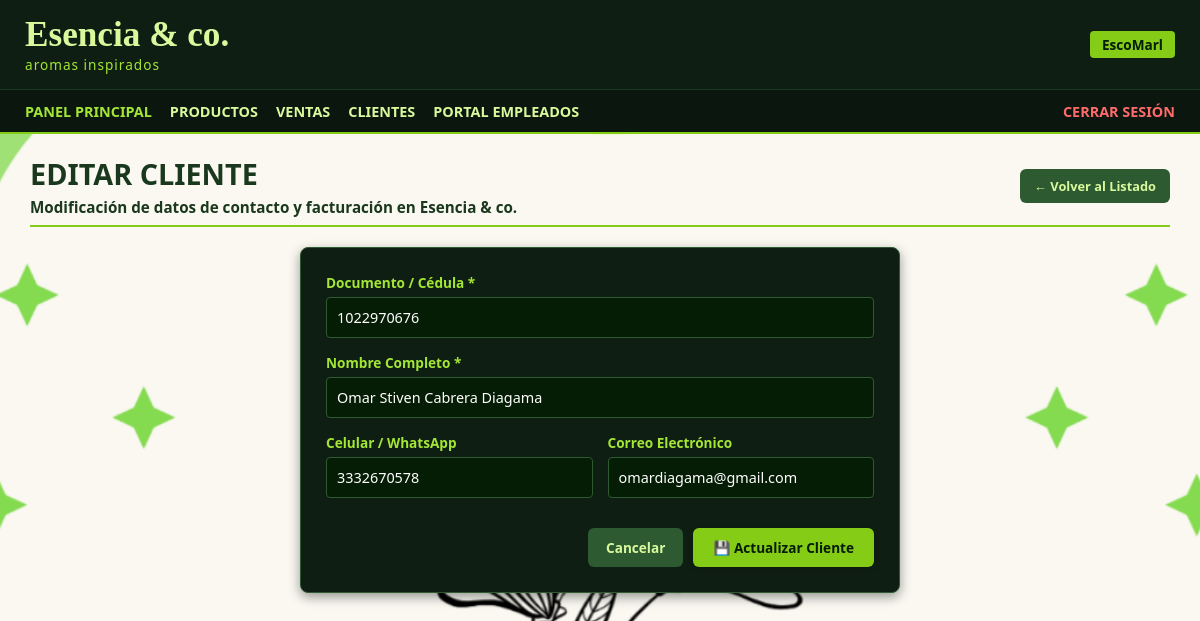
Page /escomarl/index.php?action=clientes_editar&id=2 (signed in) on the committed database.
### tables this page shows
CREATE TABLE `tblclientes` (
  `IdCliente` int(11) NOT NULL,
  `Documento` varchar(15) NOT NULL,
  `NombreCompleto` varchar(100) NOT NULL,
  `Celular` varchar(15) DEFAULT NULL,
  `Correo` varchar(100) DEFAULT NULL,
  `UltimaVisita` date DEFAULT NULL
);

### escomarl/controllers/ClienteController.php (called while the page is built, shortened)
<?php
require_once __DIR__ . '/../models/Cliente.php';
class ClienteController {
    private $clienteModel;
    public function __construct() {
        $this->clienteModel = new Cliente();
    }
    public function editar() {
        $id = (int)($_GET['id'] ?? 0);
        $cliente = $this->clienteModel->obtenerPorId($id);
        require_once __DIR__ . '/../views/clientes/editar.php';
    }
}

### escomarl/config/database.php (called while the page is built, shortened)
<?php
class Database {
    private static $host = 'localhost';
    private static $db_name = 'bdescomarl';
    private static $username = 'root';
    private static $password = '';
    private static $instance = null;
    public static function getInstance() {
        if (self::$instance === null) {
            try {
                $dsn = "mysql:host=" . self::$host . ";dbname=" . self::$db_name . ";charset=utf8mb4";
                $options = [
                    PDO::ATTR_ERRMODE => PDO::ERRMODE_EXCEPTION,
                    PDO::ATTR_DEFAULT_FETCH_MODE => PDO::FETCH_ASSOC,
                    PDO::ATTR_EMULATE_PREPARES => false,
                ];
                self::$instance = new PDO($dsn, self::$username, self::$password, $options);
            } catch (PDOException $e) {
                error_log("Connection Error: " . $e->getMessage());
                die("Error de conexión a la base de datos: " . $e->getMessage());
            }
        }
        return self::$instance;
    }
}

### escomarl/models/Cliente.php (called while the page is built, shortened)
<?php
require_once __DIR__ . '/../config/Database.php';
class Cliente {
    private $db;
    public function __construct() {
        $this->db = Database::getInstance();
    }
    public function obtenerPorId($id) {
        try {
            $stmt = $this->db->prepare("SELECT IdCliente AS id, IdCliente, Documento, NombreCompleto, Celular, Correo FROM tblclientes WHERE IdCliente = :id LIMIT 1");
            $stmt->execute([':id' => $id]);
            return $stmt->fetch(PDO::FETCH_ASSOC);
        } catch (Exception $e) {
            return false;
        }
    }
}

### escomarl/views/clientes/editar.php (the view, shortened to what this page needs)
<?php require_once __DIR__ . '/../layouts/header.php'; ?>
<div style="border-bottom: 2px solid #84cc16; padding-bottom: 8px; margin-bottom: 20px; display: flex; justify-content: space-between; align-items: center;">
    <div>
        <h2 style="color: #1a381d; font-size: 1.8rem; margin: 0; text-transform: uppercase; font-weight: 800;">EDITAR CLIENTE</h2>
        <p style="color: #1a381d; font-size: 0.95rem; margin-top: 4px; font-weight: 600;">Modificación de datos de contacto y facturación en <strong>Esencia & co.</strong></p>
    </div>
    <a href="index.php?action=clientes" style="padding: 8px 14px; background-color: #2d5a31; color: #d9f99d; text-decoration: none; border-radius: 6px; font-weight: bold; font-size: 0.8rem;">
        ← Volver al Listado
    </a>
</div>
<div style="background-color: #0f1e12; border: 1px solid #2d5a31; border-radius: 8px; padding: 25px; color: #ffffff; max-width: 600px; margin: 0 auto; box-shadow: 0 4px 12px rgba(0,0,0,0.4);">
    <form action="index.php?action=clientes_editar&id=<?= $cliente['IdCliente'] ?? $cliente['id'] ?>" method="POST" style="display: flex; flex-direction: column; gap: 15px;">
        <div>
            <label style="display: block; color: #a3e635; font-size: 0.85rem; font-weight: bold; margin-bottom: 5px;">Documento / Cédula *</label>
            <input type="text" name="documento" value="<?= htmlspecialchars($cliente['Documento'] ?? $cliente['documento'] ?? '') ?>" required style="width: 100%; padding: 10px; border-radius: 4px; border: 1px solid #2d5a31; background-color: #051c05; color: #ffffff; font-size: 0.9rem; box-sizing: border-box;">
        </div>
        <div>
            <label style="display: block; color: #a3e635; font-size: 0.85rem; font-weight: bold; margin-bottom: 5px;">Nombre Completo *</label>
            <input type="text" name="nombreCompleto" value="<?= htmlspecialchars($cliente['NombreCompleto'] ?? $cliente['nombreCompleto'] ?? '') ?>" required style="width: 100%; padding: 10px; border-radius: 4px; border: 1px solid #2d5a31; background-color: #051c05; color: #ffffff; font-size: 0.9rem; box-sizing: border-box;">
        </div>
        <div style="display: grid; grid-template-columns: 1fr 1fr; gap: 15px;">
            <div>
                <label style="display: block; color: #a3e635; font-size: 0.85rem; font-weight: bold; margin-bottom: 5px;">Celular / WhatsApp</label>
                <input type="text" name="celular" value="<?= htmlspecialchars($cliente['Celular'] ?? $cliente['celular'] ?? '') ?>" style="width: 100%; padding: 10px; border-radius: 4px; border: 1px solid #2d5a31; background-color: #051c05; color: #ffffff; font-size: 0.9rem; box-sizing: border-box;">
            </div>
            <div>
                <label style="display: block; color: #a3e635; font-size: 0.85rem; font-weight: bold; margin-bottom: 5px;">Correo Electrónico</label>
                <input type="email" name="correo" value="<?= htmlspecialchars($cliente['Correo'] ?? $cliente['correo'] ?? '') ?>" style="width: 100%; padding: 10px; border-radius: 4px; border: 1px solid #2d5a31; background-color: #051c05; color: #ffffff; font-size: 0.9rem; box-sizing: border-box;">
            </div>
        </div>
        <div style="margin-top: 15px; display: flex; gap: 10px; justify-content: flex-end;">
            <a href="index.php?action=clientes" style="padding: 10px 18px; background-color: #2d5a31; color: #d9f99d; text-decoration: none; border-radius: 6px; font-weight: bold; font-size: 0.85rem;">Cancelar</a>
            <button type="submit" style="padding: 10px 20px; background-color: #84cc16; color: #051c05; border: none; border-radius: 6px; font-weight: bold; font-size: 0.85rem; cursor: pointer; box-shadow: 0 2px 6px rgba(0,0,0,0.2);">
                💾 Actualizar Cliente
            </button>
        </div>
    </form>
</div>
</div>

### escomarl/public/css/style.css (style rules this page uses)
* { box-sizing: border-box; margin: 0; padding: 0; font-family: 'Segoe UI', Tahoma, Geneva, Verdana, sans-serif; }
body { background-color: #f4f6f8; color: #2b2b2b; min-height: 100vh; }

### rows in the picture
tblclientes: documento "1022970676", nombreCompleto "Omar Stiven Cabrera Diagama", celular "3332670578", correo "omardiagama@gmail.com"
